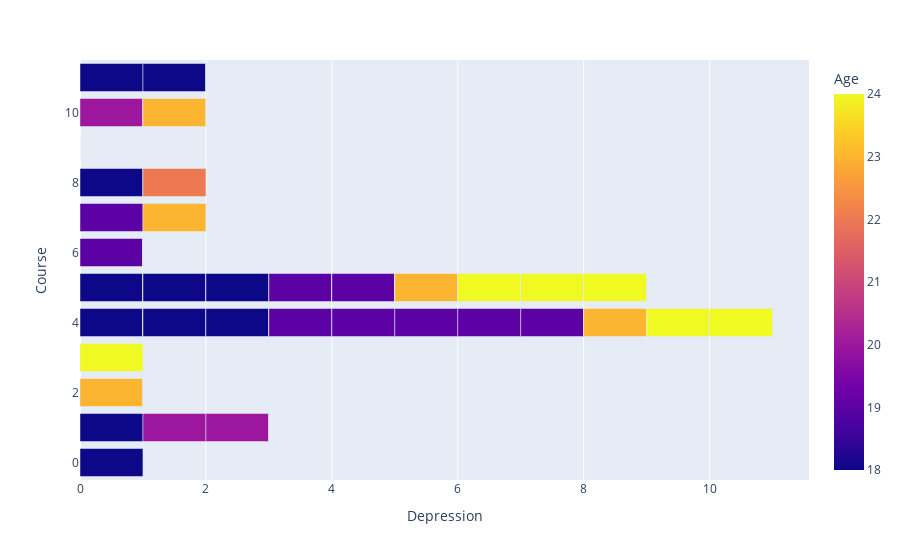

Write notebook code for a chart like this one.
### Code cell
import matplotlib.pyplot as plt
import plotly.graph_objects as go
from plotly.subplots import make_subplots
from plotly.offline import init_notebook_mode

dataset.sort_values(by="Age", inplace=True)
plt.figure(dpi=200)
fig = px.bar(dataset, x="Depression", y="Course",
             orientation='h', color='Age')
fig.show()

### Figure 1 — Plotly figure (JSON) as saved in the notebook; plotly's stock layout.template omitted (floating-point values rounded to 4 significant figures)
{"data": [{"alignmentgroup": "True", "hovertemplate": "Depression=%{x}<br>Course=%{y}<br>Age=%{marker.color}<extra></extra>", "legendgroup": "", "marker": {"color": [18, 18, 18, 18, 18, 18, 18, 18, 18, 18, 18, 18, 18, 18, 18, 18, 18, 18, 18, 18, 18, 18, 18, 18, 18, 18, 18, 18, 18, 18, 18, 18, 19, 19, 19, 19, 19, 19, 19, 19, 19, 19, 19, 19, 19, 19, 19, 19, 19, 19, 19, 19, 19, 20, 20, 20, 20, 20, 20, 20, 21, 21, 21, 22, 22, 23, 23, 23, 23, 23, 23, 23, 23, 23, 23, 23, 23, 23, 24, 24, 24, 24, 24, 24, 24, 24, 24, 24, 24, 24, 24, 24, 24, 24, 24, 24, 24, 24, 24, 24, 24], "coloraxis": "coloraxis", "pattern": {"shape": ""}}, "name": "", "offsetgroup": "", "orientation": "h", "showlegend": false, "textposition": "auto", "type": "bar", "x": [1, 0, 1, 0, 1, 1, 0, 0, 0, 0, 1, 0, 0, 1, 0, 0, 0, 0, 0, 1, 0, 1, 1, 0, 0, 1, 0, 0, 0, 0, 1, 0, 1, 0, 0, 0, 0, 0, 1, 1, 0, 0, 1, 0, 0, 1, 1, 0, 1, 1, 0, 1, 0, 0, 0, 0, 1, 1, 1, 0, 0, 0, 0, 0, 1, 0, 0, 1, 0, 0, 0, 1, 0, 1, 1, 0, 0, 1, 0, 0, 0, 0, 1, 0, 0, 1, 0, 1, 0, 0, 1, 0, 0, 0, 0, 0, 1, 0, 0, 0, 1], "xaxis": "x", "y": [5, 4, 4, 7, 11, 11, 5, 2, 4, 4, 8, 5, 5, 5, 11, 4, 3, 4, 5, 4, 4, 0, 1, 10, 5, 5, 10, 5, 6, 8, 4, 4, 5, 5, 5, 2, 5, 5, 5, 7, 4, 10, 4, 5, 4, 4, 4, 6, 4, 4, 5, 6, 10, 4, 4, 11, 10, 1, 1, 6, 4, 10, 4, 5, 8, 1, 10, 4, 1, 9, 6, 5, 5, 2, 7, 2, 3, 10, 4, 5, 4, 5, 5, 6, 5, 4, 5, 5, 4, 5, 3, 4, 2, 4, 4, 10, 5, 6, 5, 4, 4], "yaxis": "y"}], "layout": {"barmode": "relative", "coloraxis": {"colorbar": {"title": {"text": "Age"}}, "colorscale": [[0, "#0d0887"], [0.1111, "#46039f"], [0.2222, "#7201a8"], [0.3333, "#9c179e"], [0.4444, "#bd3786"], [0.5556, "#d8576b"], [0.6667, "#ed7953"], [0.7778, "#fb9f3a"], [0.8889, "#fdca26"], [1, "#f0f921"]]}, "legend": {"tracegroupgap": 0}, "margin": {"t": 60}, "xaxis": {"anchor": "y", "domain": [0, 1], "title": {"text": "Depression"}}, "yaxis": {"anchor": "x", "domain": [0, 1], "title": {"text": "Course"}}}}
